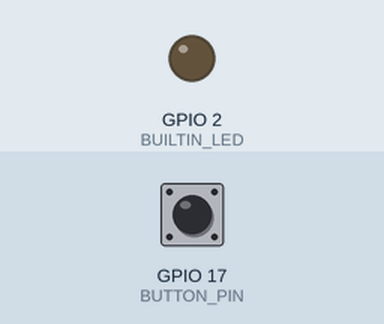
Recording of a program running on a simulated ESP32. Shown: output pins drawn as LEDs (lit = HIGH). The test bench sets the inputs (shaded band); at power-on: GPIO 17 (BUTTON_PIN) HIGH. EEPROM starts erased.

Above: at 1.3 s.
1.4 s: GPIO 17 (BUTTON_PIN) pulled LOW for 0.15 s
At 1.8 s:
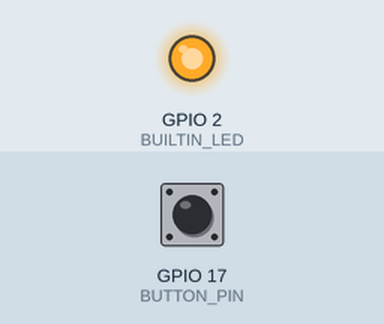
3.0 s: GPIO 17 (BUTTON_PIN) pulled LOW for 1 s
At 4.2 s:
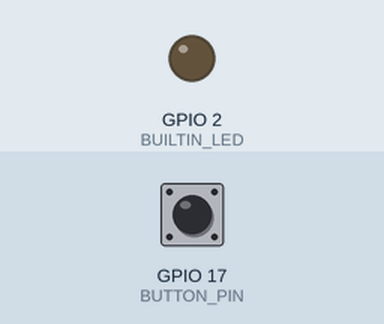
5.5 s: GPIO 17 (BUTTON_PIN) pulled LOW for 3.2 s
At 6.1 s:
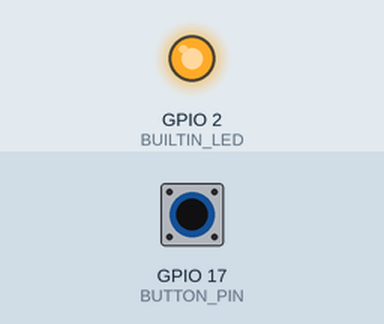
Timing chart, 0 to 8.5 s (numbered marks = the images above; inputs shaded):
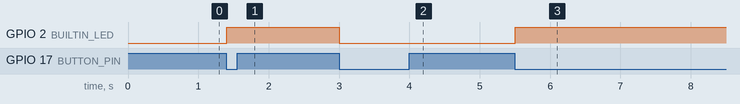

The program:

main.cpp
```cpp
#include <Arduino.h>
#include <Preferences.h>

// #define STRING_DEMO_ENABLE

#define STORAGE_NAME "storage"
#define LED_STATUS_KEY "led"
#define BUILTIN_LED 2
// #define SSID_KEY "ssid"
#define BUTTON_PIN 17

bool ledStatus = LOW;
bool changeLedStatus = false;
portMUX_TYPE gpioIntMux = portMUX_INITIALIZER_UNLOCKED;

Preferences storage;
// String ssid;
uint32_t dataIndex = 0;

void IRAM_ATTR gpioISR() {
    portENTER_CRITICAL(&gpioIntMux);
    changeLedStatus = true;
    portEXIT_CRITICAL(&gpioIntMux);
}

void setup() {
    // put your setup code here, to run once:
    pinMode(BUTTON_PIN, INPUT_PULLUP);
    pinMode(BUILTIN_LED, OUTPUT);
    attachInterrupt(BUTTON_PIN, &gpioISR, FALLING);

    Serial.begin(9600);

    // Initialize Preferences and read LED status
    storage.begin(STORAGE_NAME);
    delay(100);
    ledStatus = storage.getBool(LED_STATUS_KEY);
    storage.end();
    digitalWrite(BUILTIN_LED, ledStatus);

#ifdef STRING_DEMO_ENABLE
    // Print current SSID
    ssid = storage.getString(SSID_KEY);
    ESP_LOGI("SETUP", "SSID name: %s", ssid);
    ssid.clear();
    storage.end();
#endif
}

void loop() {
    // put your main code here, to run repeatedly:
    if (changeLedStatus) {
        portENTER_CRITICAL(&gpioIntMux);
        changeLedStatus = false;
        portEXIT_CRITICAL(&gpioIntMux);

        ledStatus = !ledStatus;
        digitalWrite(BUILTIN_LED, ledStatus);

        storage.begin(STORAGE_NAME);
        storage.putBool(LED_STATUS_KEY, ledStatus);
        storage.end();
    }

#ifdef STRING_DEMO_ENABLE
    // put string data
    if (Serial.available()) {
        ssid[dataIndex] = Serial.read();
        dataIndex++;

        if (ssid[dataIndex - 1] == '\n') {
            dataIndex = 0;
            storage.begin(STORAGE_NAME);
            storage.putString(SSID_KEY, ssid);
            ssid.clear();
            storage.end();
        }
    }
#endif
}
```

Measured:
- after the input at 1.4 s, GPIO 2 (BUILTIN_LED): LOW → HIGH at once
- after the input at 3.0 s, GPIO 2 (BUILTIN_LED): HIGH → LOW at once
- after the input at 5.5 s, GPIO 2 (BUILTIN_LED): LOW → HIGH at once
